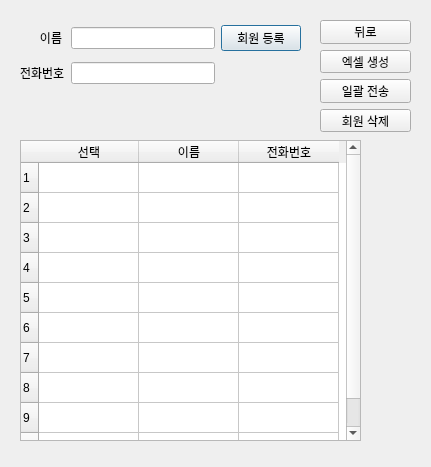
<?xml version="1.0" encoding="UTF-8"?>
<ui version="4.0">
 <class>Dialog</class>
 <widget class="QDialog" name="Dialog">
  <property name="geometry">
   <rect>
    <x>0</x>
    <y>0</y>
    <width>431</width>
    <height>467</height>
   </rect>
  </property>
  <property name="windowTitle">
   <string>Dialog</string>
  </property>
  <widget class="QWidget" name="gridLayoutWidget">
   <property name="geometry">
    <rect>
     <x>20</x>
     <y>20</y>
     <width>281</width>
     <height>71</height>
    </rect>
   </property>
   <layout class="QGridLayout" name="gridLayout">
    <item row="0" column="1">
     <widget class="QLineEdit" name="name_edit"/>
    </item>
    <item row="1" column="1">
     <widget class="QLineEdit" name="number_edit"/>
    </item>
    <item row="0" column="2">
     <widget class="QPushButton" name="push_btn">
      <property name="text">
       <string>회원 등록</string>
      </property>
     </widget>
    </item>
    <item row="0" column="0">
     <widget class="QLabel" name="label">
      <property name="text">
       <string>      이름</string>
      </property>
     </widget>
    </item>
    <item row="1" column="0">
     <widget class="QLabel" name="label_2">
      <property name="text">
       <string>전화번호</string>
      </property>
     </widget>
    </item>
   </layout>
  </widget>
  <widget class="QWidget" name="verticalLayoutWidget">
   <property name="geometry">
    <rect>
     <x>320</x>
     <y>20</y>
     <width>91</width>
     <height>112</height>
    </rect>
   </property>
   <layout class="QVBoxLayout" name="verticalLayout">
    <item>
     <widget class="QPushButton" name="previousbtn">
      <property name="text">
       <string>뒤로</string>
      </property>
     </widget>
    </item>
    <item>
     <widget class="QPushButton" name="create_btn">
      <property name="text">
       <string>엑셀 생성</string>
      </property>
     </widget>
    </item>
    <item>
     <widget class="QPushButton" name="sendbtn">
      <property name="text">
       <string>일괄 전송</string>
      </property>
     </widget>
    </item>
    <item>
     <widget class="QPushButton" name="delete_btn">
      <property name="text">
       <string>회원 삭제</string>
      </property>
     </widget>
    </item>
   </layout>
  </widget>
  <widget class="QTableWidget" name="tableWidget">
   <property name="geometry">
    <rect>
     <x>20</x>
     <y>140</y>
     <width>341</width>
     <height>301</height>
    </rect>
   </property>
   <property name="rowCount">
    <number>10</number>
   </property>
   <property name="columnCount">
    <number>3</number>
   </property>
   <row/>
   <row/>
   <row/>
   <row/>
   <row/>
   <row/>
   <row/>
   <row/>
   <row/>
   <row/>
   <column>
    <property name="text">
     <string>선택</string>
    </property>
   </column>
   <column>
    <property name="text">
     <string>이름</string>
    </property>
   </column>
   <column>
    <property name="text">
     <string>전화번호</string>
    </property>
   </column>
   <item row="0" column="0">
    <property name="text">
     <string/>
    </property>
   </item>
  </widget>
 </widget>
 <resources/>
 <connections/>
</ui>
